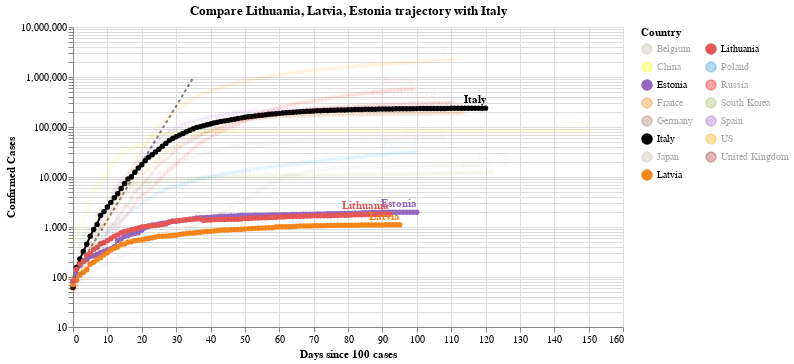

The notebook cell this image was saved under:
### Code cell
#hide_input
chart3 = make_since_chart(dff2, ['Lithuania', 'Latvia', 'Estonia'], baseline_countries)
chart3

### Figure 1 — Vega-Lite specification as saved in the notebook (floating-point values rounded to 4 significant figures; data arrays with more than 128 entries replaced by an {"elided": "..."} marker saying what was removed)
{"config": {"view": {"continuousWidth": 400, "continuousHeight": 300}}, "layer": [{"data": {"name": "data-628230001892d6798b50651be41d1b3e"}, "mark": {"type": "line", "color": "black", "opacity": 0.5, "strokeDash": [3, 3]}, "encoding": {"x": {"type": "quantitative", "field": "Days since 100 cases"}, "y": {"type": "quantitative", "field": "Confirmed Cases"}}}, {"data": {"name": "data-41b66d675a17fabc252d02bb6f4d8c85"}, "mark": {"type": "line", "point": true}, "encoding": {"color": {"type": "nominal", "field": "Country", "legend": {"columns": 2}, "scale": {"domain": ["Belgium", "China", "Estonia", "France", "Germany", "Italy", "Japan", "Latvia", "Lithuania", "Poland", "Russia", "South Korea", "Spain", "US", "United Kingdom"], "range": ["#C1B7AD", "yellow", "#9467bd", "#F58518", "#9D755D", "black", "#C1B7AD", "#F58518", "#E45756", "#2495D3", "red", "#A1BA59", "#9467bd", "orange", "brown"]}}, "opacity": {"condition": {"value": 1, "selection": "selector002"}, "value": 0.05}, "tooltip": [{"type": "nominal", "field": "Country"}, {"type": "temporal", "field": "Date"}, {"type": "quantitative", "field": "Confirmed Cases"}, {"type": "quantitative", "field": "Days since 100 cases"}], "x": {"type": "quantitative", "field": "Days since 100 cases"}, "y": {"type": "quantitative", "field": "Confirmed Cases", "scale": {"type": "log"}}}, "selection": {"selector002": {"type": "multi", "fields": ["Country"], "bind": "legend", "init": [{"Country": "Lithuania"}, {"Country": "Latvia"}, {"Country": "Estonia"}, {"Country": "Italy"}]}}, "width": 550}, {"data": {"name": "data-41b66d675a17fabc252d02bb6f4d8c85"}, "mark": {"type": "text", "align": "right", "dy": -8, "fontWeight": "bold"}, "encoding": {"color": {"type": "nominal", "field": "Country", "legend": {"columns": 2}, "scale": {"domain": ["Belgium", "China", "Estonia", "France", "Germany", "Italy", "Japan", "Latvia", "Lithuania", "Poland", "Russia", "South Korea", "Spain", "US", "United Kingdom"], "range": ["#C1B7AD", "yellow", "#9467bd", "#F58518", "#9D755D", "black", "#C1B7AD", "#F58518", "#E45756", "#2495D3", "red", "#A1BA59", "#9467bd", "orange", "brown"]}}, "opacity": {"condition": {"value": 1, "selection": "selector002"}, "value": 0.05}, "text": {"type": "nominal", "field": "Country"}, "tooltip": [{"type": "nominal", "field": "Country"}, {"type": "temporal", "field": "Date"}, {"type": "quantitative", "field": "Confirmed Cases"}, {"type": "quantitative", "field": "Days since 100 cases"}], "x": {"type": "quantitative", "field": "Days since 100 cases"}, "y": {"type": "quantitative", "field": "Confirmed Cases", "scale": {"type": "log"}}}, "transform": [{"filter": "(datum['Date'] >= 1592697600000)"}], "width": 550}], "title": "Compare Lithuania, Latvia, Estonia trajectory with Italy", "$schema": "https://vega.github.io/schema/vega-lite/v4.0.2.json", "datasets": {"data-628230001892d6798b50651be41d1b3e": [{"Days since 100 cases": 0, "Confirmed Cases": 100.0}, {"Days since 100 cases": 1, "Confirmed Cases": 130.0}, {"Days since 100 cases": 2, "Confirmed Cases": 169.0}, {"Days since 100 cases": 3, "Confirmed Cases": 219.7}, {"Days since 100 cases": 4, "Confirmed Cases": 285.6}, {"Days since 100 cases": 5, "Confirmed Cases": 371.3}, {"Days since 100 cases": 6, "Confirmed Cases": 482.7}, {"Days since 100 cases": 7, "Confirmed Cases": 627.5}, {"Days since 100 cases": 8, "Confirmed Cases": 815.7}, {"Days since 100 cases": 9, "Confirmed Cases": 1060.0}, {"Days since 100 cases": 10, "Confirmed Cases": 1379.0}, {"Days since 100 cases": 11, "Confirmed Cases": 1792.0}, {"Days since 100 cases": 12, "Confirmed Cases": 2330.0}, {"Days since 100 cases": 13, "Confirmed Cases": 3029.0}, {"Days since 100 cases": 14, "Confirmed Cases": 3937.0}, {"Days since 100 cases": 15, "Confirmed Cases": 5119.0}, {"Days since 100 cases": 16, "Confirmed Cases": 6654.0}, {"Days since 100 cases": 17, "Confirmed Cases": 8650.0}, {"Days since 100 cases": 18, "Confirmed Cases": 11250.0}, {"Days since 100 cases": 19, "Confirmed Cases": 14620.0}, {"Days since 100 cases": 20, "Confirmed Cases": 19000.0}, {"Days since 100 cases": 21, "Confirmed Cases": 24710.0}, {"Days since 100 cases": 22, "Confirmed Cases": 32120.0}, {"Days since 100 cases": 23, "Confirmed Cases": 41750.0}, {"Days since 100 cases": 24, "Confirmed Cases": 54280.0}, {"Days since 100 cases": 25, "Confirmed Cases": 70560.0}, {"Days since 100 cases": 26, "Confirmed Cases": 91730.0}, {"Days since 100 cases": 27, "Confirmed Cases": 119300.0}, {"Days since 100 cases": 28, "Confirmed Cases": 155000.0}, {"Days since 100 cases": 29, "Confirmed Cases": 201500.0}, {"Days since 100 cases": 30, "Confirmed Cases": 262000.0}, {"Days since 100 cases": 31, "Confirmed Cases": 340600.0}, {"Days since 100 cases": 32, "Confirmed Cases": 442800.0}, {"Days since 100 cases": 33, "Confirmed Cases": 575600.0}, {"Days since 100 cases": 34, "Confirmed Cases": 748300.0}, {"Days since 100 cases": 35, "Confirmed Cases": 972800.0}], "data-41b66d675a17fabc252d02bb6f4d8c85": {"elided": "1688 records"}}}
